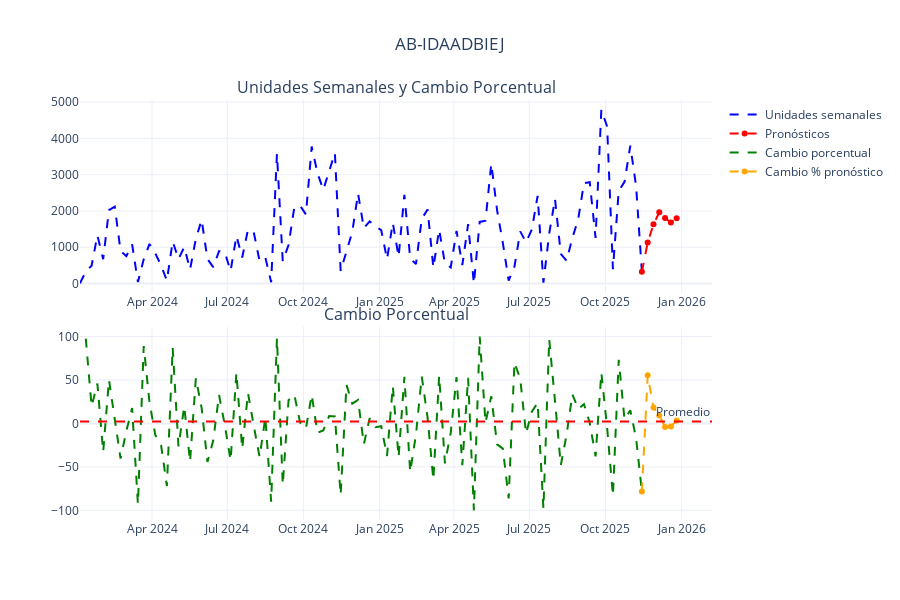

This figure's notebook cell:
### Code cell
STS_plotly_express(df=df_full,
    cliente='AB-IDAADBIEJ',
    window=2,
    porcentaje=20)
